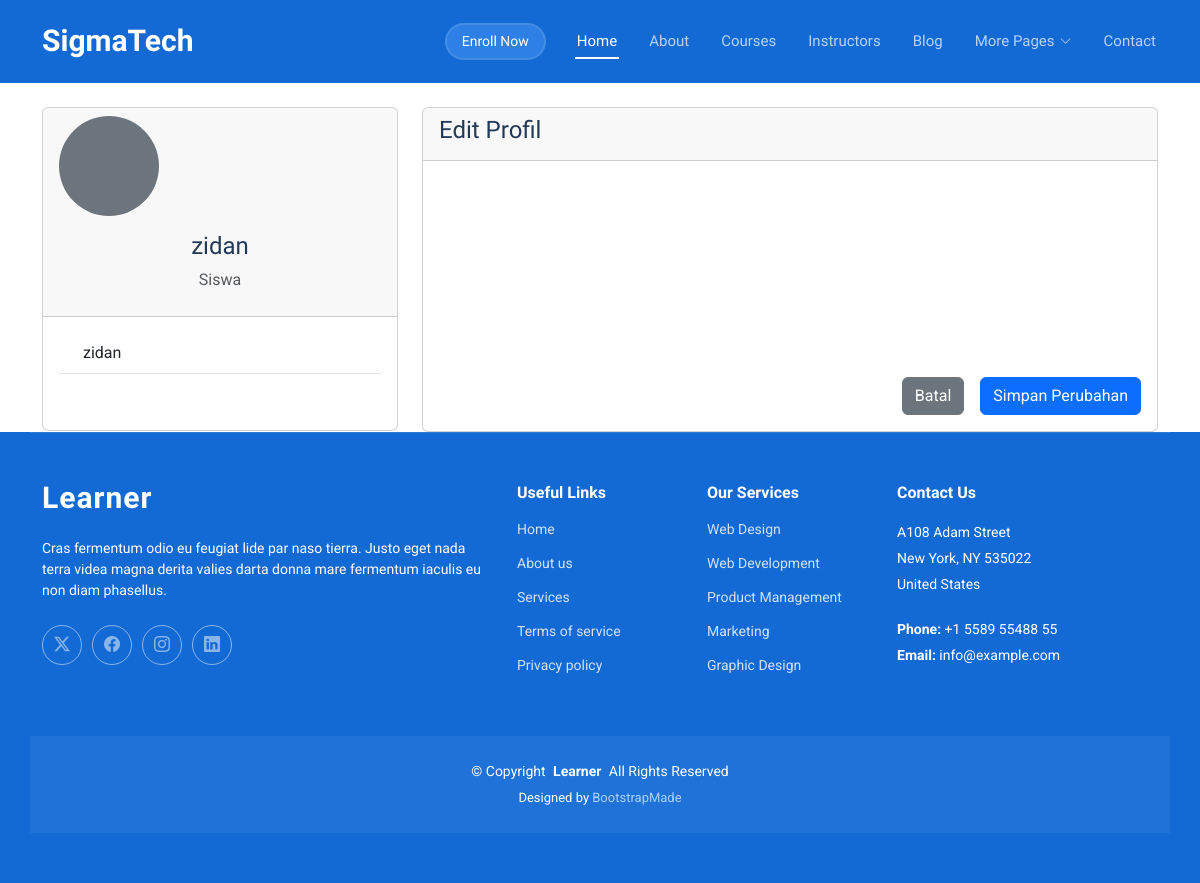
The page /users/profile/edit/ (signed in) on the database as committed earlier.
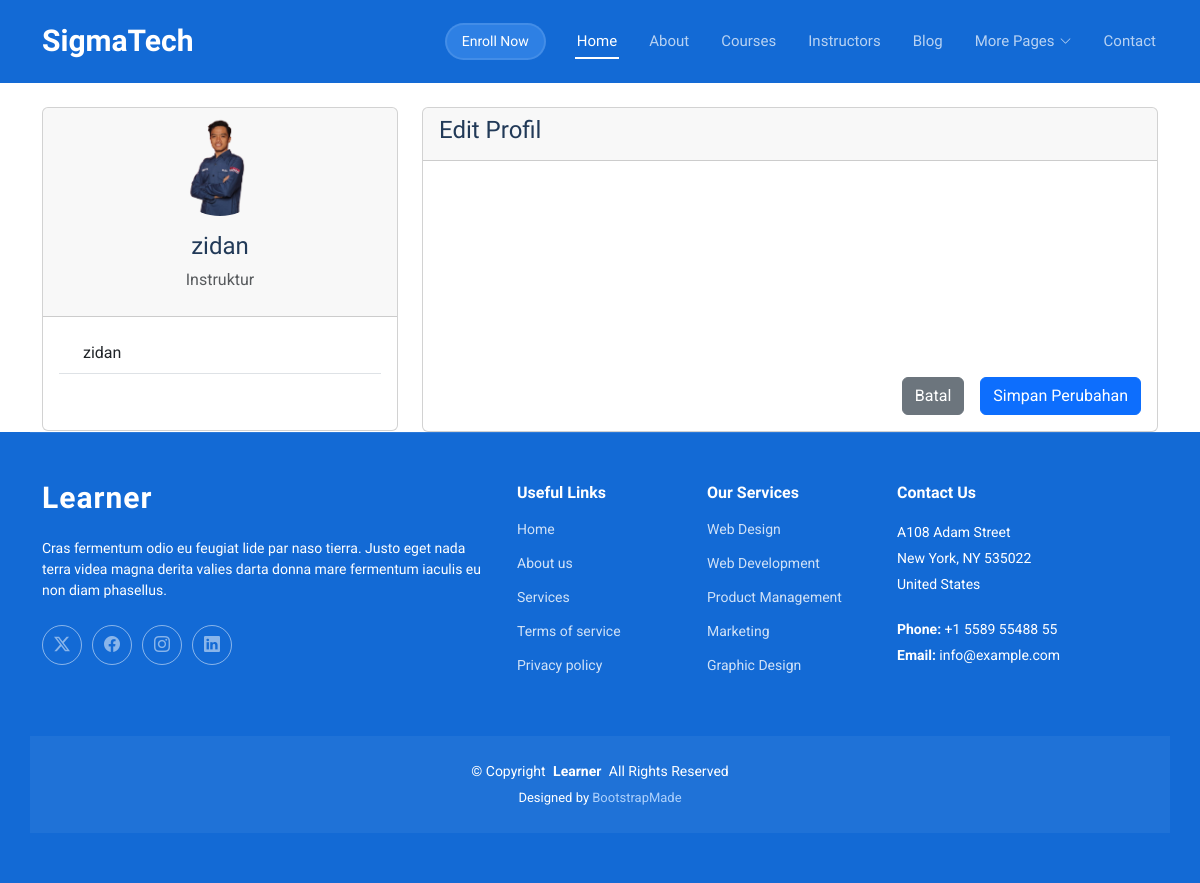
The same page on the database as committed later.
### users/models.py (models this page shows, shortened)
class User(AbstractUser):
    ROLE_CHOICES = (
        ('student', 'Siswa'),
        ('instructor', 'Instruktur'),
    )
    role = models.CharField(max_length=20, choices=ROLE_CHOICES, default='student')
    bio = models.TextField(max_length=500, blank=True)
    profile_picture = models.ImageField(upload_to='profile_pics/', blank=True, null=True)
    phone_number = models.CharField(max_length=15, blank=True)

### users/views.py (the view, shortened to what this page needs)
# urls.py: path('profile/edit/', views.profile_edit, name='profile_edit'),
@login_required
def profile_edit(request):
    return render(request, 'users/profile_edit.html', {'user': request.user})

### templates/users/profile_edit.html (shortened to what this page needs)
{% extends 'base.html' %}
{% block content %}
<div class="container mt-4">
    <div class="row">
        <div class="col-md-4">
            <div class="card">
                <div class="card-header text-center">
                    {% if user.profile_picture %}
                        <img src="{{ user.profile_picture.url }}" class="rounded-circle mb-3" style="width: 100px; height: 100px; object-fit: cover;" alt="{{ user.username }}">
                    {% else %}
                        <div class="rounded-circle bg-secondary d-flex align-items-center justify-content-center mb-3" style="width: 100px; height: 100px;">
                        </div>
                    {% endif %}
                    <h4>{{ user.get_full_name|default:user.username }}</h4>
                    <p class="text-muted">{{ user.get_role_display }}</p>
                </div>
                <div class="card-body">
                    <ul class="list-group list-group-flush">
                        <li class="list-group-item">
                             {{ user.username }}
                        </li>
                        <li class="list-group-item">
                        </li>
                    </ul>
                </div>
            </div>
        </div>
        <div class="col-md-8">
            <div class="card">
                <div class="card-header">
                    <h4>Edit Profil</h4>
                </div>
                <div class="card-body">
                    <form method="post" enctype="multipart/form-data">
                        <div class="row">
                            <div class="col-md-6">
                                <div class="mb-3">
                                </div>
                            </div>
                            <div class="col-md-6">
                                <div class="mb-3">
                                </div>
                            </div>
                        </div>
                        <div class="mb-3">
                        </div>
                        <div class="mb-3">
                        </div>
                        <div class="mb-3">
                        </div>
                        <div class="mb-3">
                        </div>
                        <div class="d-grid gap-2 d-md-flex justify-content-md-end">
                            <a href="{% url 'profile' %}" class="btn btn-secondary me-md-2">Batal</a>
                            <button type="submit" class="btn btn-primary">Simpan Perubahan</button>
                        </div>
                    </form>
                </div>
            </div>
        </div>
    </div>
</div>
{% endblock %}

Rows that differ between the two databases and show on the page:
changed User "zidan": profile_picture: picture added; role "Siswa" → "Instruktur"
